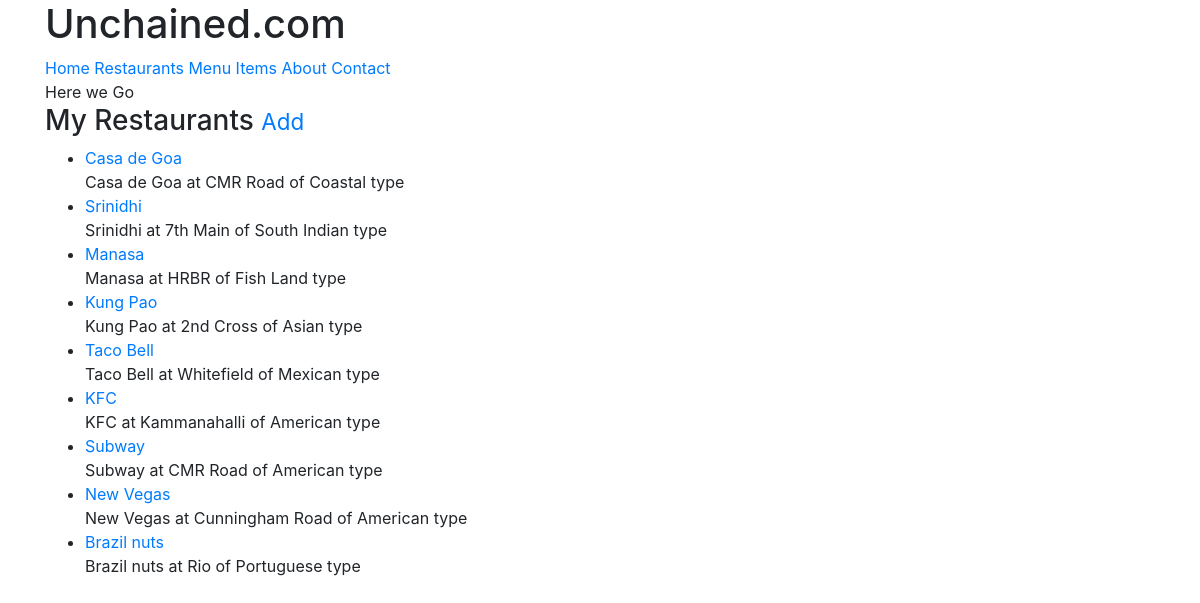
The page /restaurants/ (signed in) on the database its author committed.
### restaurants/models.py (models this page shows, shortened)
class RestaurantLocation(models.Model):
    name = models.CharField(max_length=120)
    location = models.CharField(max_length=120, null=True, blank=True)
    category = models.CharField(max_length=120, null=True, blank=True, validators=[validate_category])
    slug = models.SlugField(null=True, blank=True)
    owner = models.ForeignKey(User, on_delete=models.CASCADE)
    objects = RestaurantLocationManager()
    def __str__(self):
        return str(self.name)
    def get_absolute_url(self):
        return reverse('restaurant-detail', kwargs={'slug': self.slug})

### restaurants/views.py (the view)
# urls.py: re_path(r'^restaurants/$', RestaurantListView.as_view(), name='restaurants'),
class RestaurantListView(LoginRequiredMixin, ListView):
    def get_queryset(self):
        return RestaurantLocation.objects.filter(owner=self.request.user)

### restaurants/models.py (called while the page is built)
    def get_queryset(self):
        return RestaurantLocationQuerySet(self.model, using=self._db)

### restaurants/templates/restaurants/restaurantlocation_list.html (shortened to what this page needs)
{% extends "base.html" %}
{% block content %}
<h3>My Restaurants <small><a href={% url 'restaurant-create' %}>Add</a></small></h3>
<ul>
  {% for obj in object_list %}
  <li><a href="{{ obj.get_absolute_url }}">{{obj}}</a><br/>
    {{obj.name}} at {{obj.location}} of {{obj.category}} type</li>
  {%empty%}
    <li><a href={% url 'restaurant-create' %}>Add One</a></li>
  {% endfor %}
</ul>
{% endblock %}

### templates/base.html (shortened to what this page needs)
<!DOCTYPE html>
  <html lang=en>
    <body>
      {% include 'snippets/nav.html' %}
      <div class="container">
        <head>Here we Go</head>
        {% include 'snippets/css.html' %}
        {% block content %}
        {% endblock %}
    </body>
  </html>

### templates/snippets/nav.html
<div class="container">
<h1>Unchained.com</h1>
<a href="{% url 'home' %}">Home</a>
{% if request.user.is_authenticated %}
<a href="{% url 'restaurants' %}">Restaurants</a>
<a href="{% url 'menus:list' %}">Menu Items</a>
{% endif %}
<a href="{% url 'about' %}">About</a>
<a href="{% url 'contact' %}">Contact</a>
</div>

### templates/snippets/css.html (shortened to what this page needs)
<link rel="stylesheet" href="https://stackpath.bootstrapcdn.com/bootstrap/4.1.3/css/bootstrap.min.css">

### rows shown on the page
RestaurantLocation: name "Casa de Goa", location "CMR Road", category "Coastal"
RestaurantLocation: name "Srinidhi", location "7th Main", category "South Indian"
RestaurantLocation: name "Manasa", location "HRBR", category "Fish Land"
RestaurantLocation: name "Kung Pao", location "2nd Cross", category "Asian"
RestaurantLocation: name "Taco Bell", location "Whitefield", category "Mexican"
RestaurantLocation: name "KFC", location "Kammanahalli", category "American"
RestaurantLocation: name "Subway", location "CMR Road", category "American"
RestaurantLocation: name "New Vegas", location "Cunningham Road", category "American"
RestaurantLocation: name "Brazil nuts", location "Rio", category "Portuguese"
